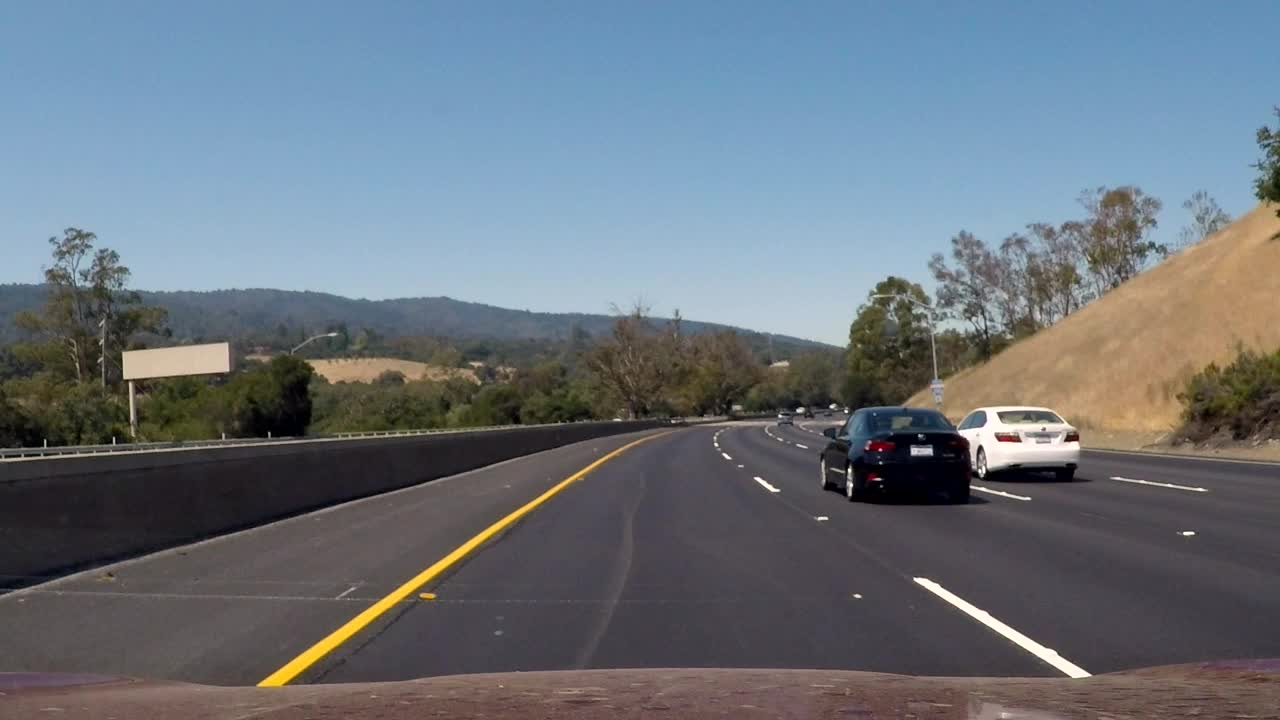
#> input picture test_images/challenge_000001.jpg, 1280 x 720 px; its folder holds only this picture in this run
$ python -i CarND-LaneLines-P1.py   (imports and definitions only)
#> lines starting #> are read from the running program, lines starting #| are printed output that depends on the picture; after the words box and inside, x2 and y2 are one past the last pixel; in counts of white or black regions, pixels touching at a corner belong together

# importing some useful packages
import os
import matplotlib.pyplot as plt
import matplotlib.image as mpimg
import matplotlib.animation as animation
import numpy as np
import cv2

import glob
import scipy as sc
from scipy import stats
from sklearn import linear_model, datasets
import math

# Import everything needed to edit/save/watch video clips
from moviepy.editor import VideoFileClip
from IPython.display import HTML


# Helper Functions


def grayscale(img):
    """Applies the Grayscale transform
    This will return an image with only one color channel
    but NOTE: to see the returned image as grayscale
    (assuming your grayscaled image is called 'gray')
    you should call plt.imshow(gray, cmap='gray')"""

    RGB = cv2.split(img)
    return cv2.addWeighted(RGB[0], 0.5, RGB[1], 0.5, 0.0)

    # return cv2.cvtColor(img, cv2.COLOR_RGB2GRAY)
    # Or use BGR2GRAY if you read an image with cv2.imread()
    # return cv2.cvtColor(img, cv2.COLOR_BGR2GRAY)


def canny(img, low_threshold, high_threshold):
    """Applies the Canny transform"""
    return cv2.Canny(img, low_threshold, high_threshold)


def gaussian_blur(img, kernel_size):
    """Applies a Gaussian Noise kernel"""
    return cv2.GaussianBlur(img, (kernel_size, kernel_size), 0)


def region_of_interest(img, vertices):
    """
    Applies an image mask.

    Only keeps the region of the image defined by the polygon
    formed from `vertices`. The rest of the image is set to black.
    """

    # defining a blank mask to start with
    mask = np.zeros_like(img)

    # defining a 3 channel or 1 channel color to fill the mask with depending on the input image
    if len(img.shape) > 2:
        channel_count = img.shape[2]  # i.e. 3 or 4 depending on your image
        ignore_mask_color = (255,) * channel_count
    else:
        ignore_mask_color = 255

    # filling pixels inside the polygon defined by "vertices" with the fill color
    cv2.fillPoly(mask, vertices, ignore_mask_color)

    # returning the image only where mask pixels are nonzero
    masked_image = cv2.bitwise_and(img, mask)
    return masked_image


def draw_lines(img, lines, color=[255, 0, 0], thickness=2):
    """
    NOTE: this is the function you might want to use as a starting point once you want to
    average/extrapolate the line segments you detect to map out the full
    extent of the lane (going from the result shown in raw-lines-example.mp4
    to that shown in P1_example.mp4).

    Think about things like separating line segments by their
    slope ((y2-y1)/(x2-x1)) to decide which segments are part of the left
    line vs. the right line.  Then, you can average the position of each of
    the lines and extrapolate to the top and bottom of the lane.

    This function draws `lines` with `color` and `thickness`.
    Lines are drawn on the image inplace (mutates the image).
    If you want to make the lines semi-transparent, think about combining
    this function with the weighted_img() function below
    """
    if lines is not None:
        for line in lines:
            for x1, y1, x2, y2 in line:
                cv2.line(img, (x1, y1), (x2, y2), color, thickness)


def hough_lines(img, rho, theta, threshold, min_line_len, max_line_gap, angle_min, angle_max):
    """
    `img` should be the output of a Canny transform.

    Returns an image with hough lines drawn.
    """
    lines = cv2.HoughLinesP(img, rho, theta, threshold, np.array([]), minLineLength=min_line_len, maxLineGap=max_line_gap)
    points = []
    filtered_lines = []
    if lines is not None:
        for line in lines:
            for x1, y1, x2, y2 in line:
                length = math.hypot(x2 - x1, y2 - y1)
                theta = math.atan2((y2 - y1), (x2 - x1))
                if 5 < length and angle_min < theta and theta < angle_max:
                    filtered_lines.append([[x1, y1, x2, y2]])
                    points.extend(devide_points(x1, y1, x2, y2))

    line_img = np.zeros((img.shape[0], img.shape[1], 3), dtype=np.uint8)
    draw_lines(line_img, filtered_lines)

    return line_img, points

# Python 3 has support for cool math symbols.

def weighted_img(img, initial_img, α=0.8, β=1.0, λ=0.0):
    """
    `img` is the output of the hough_lines(), An image with lines drawn on it.
    Should be a blank image (all black) with lines drawn on it.

    `initial_img` should be the image before any processing.

    The result image is computed as follows:

    initial_img * α + img * β + λ
    NOTE: initial_img and img must be the same shape!
    """
    return cv2.addWeighted(initial_img, α, img, β, λ)


# reading in an image
# image = mpimg.imread('test_images/solidWhiteRight.jpg')

# printing out some stats and plotting
# print('This image is:', type(image), 'with dimensions:', image.shape)
# plt.imshow(image)  # if you wanted to show a single color channel image called 'gray', for example, call as plt.imshow(gray, cmap='gray')

# Ideas for Lane Detection Pipeline
# Some OpenCV functions (beyond those introduced in the lesson) that might be useful for this project are:
# cv2.inRange() for color selection
# cv2.fillPoly() for regions selection
# cv2.line() to draw lines on an image given endpoints
# cv2.addWeighted() to coadd / overlay two images cv2.cvtColor() to grayscale or change color cv2.imwrite() to output images to file
# cv2.bitwise_and() to apply a mask to an image
# Check out the OpenCV documentation to learn about these and discover even more awesome functionality!

# TODO: Build your pipeline that will draw lane lines on the test_images
# then save them to the test_images directory.


def devide_points(x1, y1, x2, y2):
    length = math.hypot(x2 - x1, y2 - y1)
    num = int(math.sqrt(length))
    lines = []
    for i in range(0, num):
        lines.append([x1 + i * (x2 - x1) / num,
                      y1 + i * (y2 - y1) / num])
    return lines


def regression_line(points, hrange, color, thickness):

    # transform point list
    x = [d[0] for d in points]
    y = [d[1] for d in points]

    if 30 < len(x):
        # RANSAC regressor
        model_ransac = linear_model.RANSACRegressor(linear_model.LinearRegression(),
                                                    min_samples=24,
                                                    residual_threshold=25,
                                                    # is_data_valid=is_data_valid,
                                                    # random_state=0
                                                    )
        if model_ransac is not None:
            X = np.array(x)
            model_ransac.fit(X[:, np.newaxis], y)
            line_x = np.arange(hrange[0], hrange[1], hrange[1] - hrange[0] - 1)
            line_y = model_ransac.predict(line_x[:, np.newaxis])
            return (int(line_x[0]), int(line_y[0])), (int(line_x[1]), int(line_y[1]))

    return [0, 0], [0, 0]


def process_image(image, weight=0.5):
    # NOTE: The output you return should be a color image (3 channel) for processing video below
    # TODO: put your pipeline here,
    # you should return the final output (image where lines are drawn on lanes)

    # step1: normalize image size
    normalized_image = cv2.resize(image, (1000, 500))

    # Step2: create GrayScale
    gray = grayscale(normalized_image)

    # Step3: Edge Detection
    blur_gray = gaussian_blur(gray, 5)
    edges = canny(blur_gray, 100, 200)

    # Step4: Mask
    left_scope = np.array([[(50,  500),
                            (440, 300),
                            (490, 300),
                            (490, 320),
                            (250, 500)]],
                            dtype=np.int32)
    right_scope = np.array([[(800, 500),
                             (530, 320),
                             (530, 300),
                             (570, 300),
                             (970, 500)]],
                             dtype=np.int32)

    left_masked_image = region_of_interest(edges, left_scope)
    right_masked_image = region_of_interest(edges, right_scope)

    # Step5: Hough-transformation
    left_line_image, left_points = hough_lines(left_masked_image,
                                               rho=10,            # 1 # distance resolution in pixels of the Hough grid
                                               theta=np.pi / 120, # 180 # angular resolution in radians of the Hough grid
                                               threshold=30,      # minimum number of votes (intersections in Hough grid cell)
                                               min_line_len=3,    # 5 #minimum number of pixels making up a line
                                               max_line_gap=1,    # 1 # maximum gap in pixels between connectable line segments
                                               angle_min=-0.45*math.pi,
                                               angle_max=-0.05*math.pi)
    right_line_image, right_points = hough_lines(right_masked_image,
                                                 rho=10,            # 1 # distance resolution in pixels of the Hough grid
                                                 theta=np.pi / 120, # 180 # angular resolution in radians of the Hough grid
                                                 threshold=30,      # minimum number of votes (intersections in Hough grid cell)
                                                 min_line_len=3,    # 5 #minimum number of pixels making up a line
                                                 max_line_gap=1,    # 1 # maximum gap in pixels between connectable line segments
                                                 angle_min=0.05*math.pi,
                                                 angle_max=0.45*math.pi)

    # step6: 2nd line-prediction
    left_p0, left_p1   = regression_line(left_points,  [100, 421], [255, 200, 0], 8)
    right_p0, right_p1 = regression_line(right_points, [600, 901], [200, 255, 0], 8)

    global left_sp0, left_sp1, right_sp0, right_sp1
    if left_sp0[0] == 0 and left_sp0[1] == 0:
        left_sp0 = list(left_p0)
    if right_sp0[0] == 0 and right_sp0[1] == 0:
        right_sp0 = list(right_p0)
    if left_sp1[0] == 0 and left_sp1[1] == 0:
        left_sp1 = list(left_p1)
    if right_sp1[0] == 0 and right_sp1[1] == 0:
        right_sp1 = list(right_p1)

    if left_p0[0] != 0 or left_p0[1] != 0 or left_p1[0] != 0 or left_p1[1] != 0:
        left_sp0[0] = weight * left_sp0[0] + (1.0 - weight) * left_p0[0]
        left_sp0[1] = weight * left_sp0[1] + (1.0 - weight) * left_p0[1]
        left_sp1[0] = weight * left_sp1[0] + (1.0 - weight) * left_p1[0]
        left_sp1[1] = weight * left_sp1[1] + (1.0 - weight) * left_p1[1]

    if right_p0[0] != 0 or right_p0[1] != 0 or right_p1[0] != 0 or right_p1[1] != 0:
        right_sp0[0] = weight * right_sp0[0] + (1.0 - weight) * right_p0[0]
        right_sp0[1] = weight * right_sp0[1] + (1.0 - weight) * right_p0[1]
        right_sp1[0] = weight * right_sp1[0] + (1.0 - weight) * right_p1[0]
        right_sp1[1] = weight * right_sp1[1] + (1.0 - weight) * right_p1[1]

    line_image = np.zeros_like(normalized_image)
    if 0 < weight:
        cv2.line(line_image, (int(left_sp0[0]), int(left_sp0[1])), (int(left_sp1[0]), int(left_sp1[1])), [200, 100, 150], 20)
        cv2.line(line_image, (int(right_sp0[0]), int(right_sp0[1])), (int(right_sp1[0]), int(right_sp1[1])), [200, 100, 150], 20)

    #
    result = weighted_img(line_image, normalized_image, α=0.8, β=1., λ=0.)
    return result


# [45 lines of commented-out code are left out]

left_sp0 = [0, 0]
left_sp1 = [0, 0]
right_sp0 = [0, 0]
right_sp1 = [0, 0]
white_output = 'test_videos_output/solidWhiteRight.mp4'
# [1 line that did not run here, left out]
# [1 line that did not run here, left out]
# [1 line not run here, left out]


left_sp0 = [0, 0]
left_sp1 = [0, 0]
right_sp0 = [0, 0]
right_sp1 = [0, 0]
white_output = 'test_videos_output/solidYellowLeft.mp4'
# [1 line that did not run here, left out]
# [1 line that did not run here, left out]
# [1 line not run here, left out]


left_sp0 = [0, 0]
left_sp1 = [0, 0]
right_sp0 = [0, 0]
right_sp1 = [0, 0]
white_output = 'test_videos_output/challenge.mp4'
# [1 line that did not run here, left out]
# [1 line that did not run here, left out]
# [1 line not run here, left out]

>>> import cv2
>>> picture = cv2.cvtColor(cv2.imread('test_images/challenge_000001.jpg'), cv2.COLOR_BGR2RGB)
>>> result = process_image(picture)
#> in process_image, `normalized_image = cv2.resize(image, (1000, 500))`:
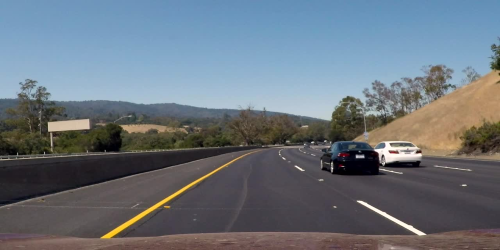
#> normalized_image: shape (500, 1000, 3) (shown at 1/2 size); mean R, G, B 106.4, 115.4, 124.5
#> in grayscale, `return cv2.addWeighted(RGB[0], 0.5, RGB[1], 0.5, 0.0)`:
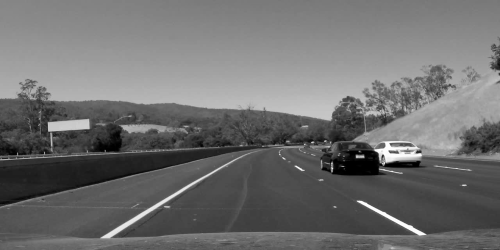
#> returned value: shape (500, 1000) (shown at 1/2 size); min 0, max 255, mean 110.9
#> in canny, `return cv2.Canny(img, low_threshold, high_threshold)`:
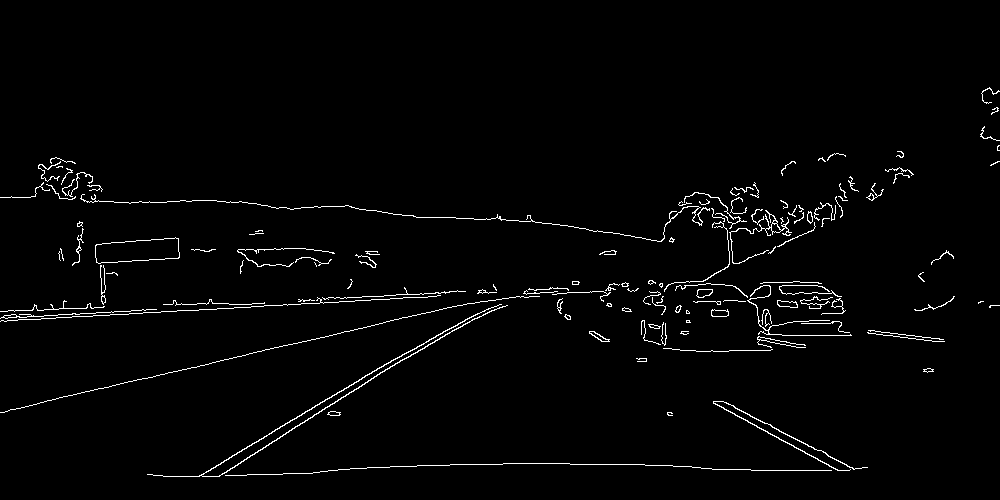
#> returned value: shape (500, 1000); 1.9% white in thin lines or dots, all inside (x1, y1, x2, y2) = (0, 87, 1000, 477)
#> in region_of_interest (call 2), `cv2.fillPoly(mask, vertices, ignore_mask_color)`:
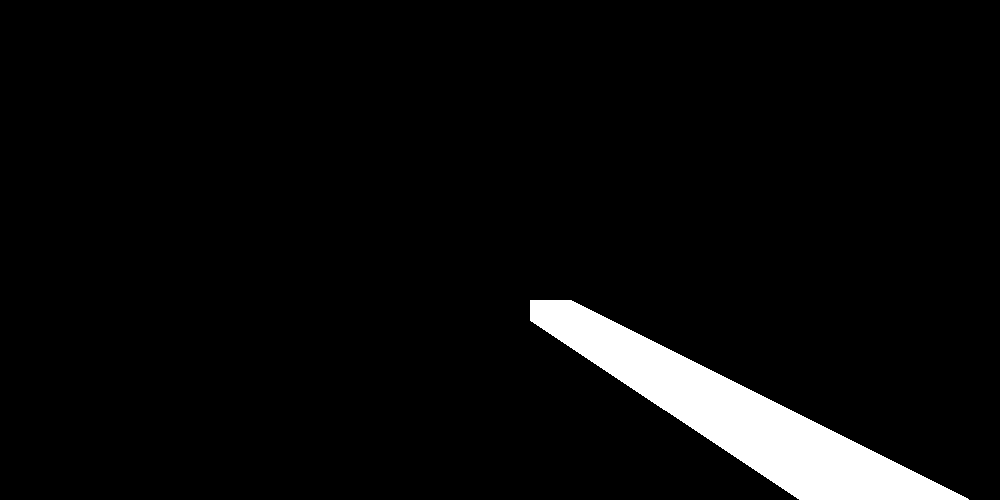
#> mask: shape (500, 1000); 4.8% white; 1 white region, box (x1, y1, x2, y2) and area: (530, 300, 969, 500) 24034
#> in region_of_interest (call 2), `masked_image = cv2.bitwise_and(img, mask)`:
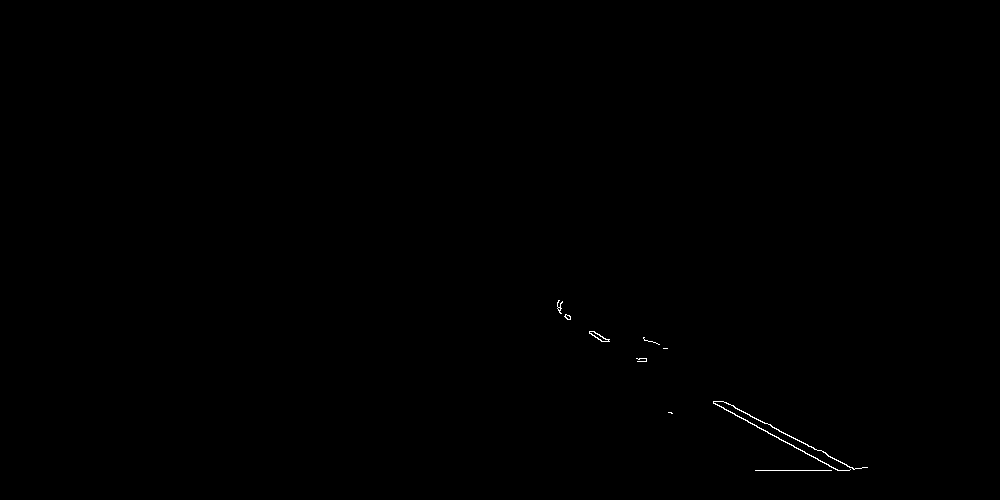
#> masked_image: shape (500, 1000); 0.13% white in thin lines or dots, all inside (x1, y1, x2, y2) = (557, 300, 868, 471)
#> in hough_lines, `lines = cv2.HoughLinesP(img, rho, theta, threshold, np.array([]), minL..`: lines = 60 rows, first 6: [312, 407, 451, 327], [313, 415, 379, 374], [211, 468, 220, 464], [216, 476, 240, 463], [442, 337, 456, 328], [300, 423, 308, 419]
#> the loop in hough_lines, `for line in lines:` made 60 passes
#> line on passes 1 to 8: [[312, 407, 451, 327]], [[313, 415, 379, 374]], [[211, 468, 220, 464]], [[216, 476, 240, 463]], [[442, 337, 456, 328]], [[300, 423, 308, 419]], [[295, 426, 300, 424]], [[454, 330, 467, 322]]
#> after the loop in hough_lines, `for line in lines:`: filtered_lines = 43 items; points = 129 pairs, first value 196 to 486.5, second value 307.5 to 476
#> the loop in draw_lines, `for line in lines:` made 43 passes
#> in process_image, `left_line_image, left_points = hough_lines(left_masked_image, rho=10,`: left_points has the same summary as points in hough_lines
#> in hough_lines (call 2), `lines = cv2.HoughLinesP(img, rho, theta, threshold, np.array([]), minL..`: lines = 22 rows, first 6: [713, 402, 838, 470], [721, 401, 749, 414], [593, 331, 608, 341], [760, 420, 789, 436], [791, 436, 803, 443], [755, 470, 831, 470]
#> the loop in hough_lines (call 2), `for line in lines:` made 22 passes
#> line on passes 1, 2, 3, 4, 5, 7, 9, 10: [[713, 402, 838, 470]], [[721, 401, 749, 414]], [[593, 331, 608, 341]], [[760, 420, 789, 436]], [[791, 436, 803, 443]], [[836, 459, 849, 467]], [[797, 439, 808, 446]], [[594, 335, 598, 339]]
#> the loop in draw_lines (call 2), `for line in lines:` made 17 passes
#> line on passes 1 to 8: [[713, 402, 838, 470]], [[721, 401, 749, 414]], [[593, 331, 608, 341]], [[760, 420, 789, 436]], [[791, 436, 803, 443]], [[836, 459, 849, 467]], [[797, 439, 808, 446]], [[594, 335, 598, 339]]
#> in process_image, `right_line_image, right_points = hough_lines(right_masked_image, rho=10,`: right_points = 61 pairs, first value 589 to 851.5, second value 331 to 467.5
#> in regression_line, `x = [d[0] for d in points]`: x = 129 values, max 486.5 at index 44, min 196 at index 64, mean 332
#> in regression_line, `y = [d[1] for d in points]`: y = 129 values, max 476 at index 23, min 307.5 at index 124, mean 398.8
#> in regression_line, `X = np.array(x)`: X has the same summary as x
#> in process_image, `left_p0, left_p1   = regression_line(left_points,  [100, 421], [255, 2..`: left_p0 = (100, 539); left_p1 = (420, 346)
#> in process_image, `right_p0, right_p1 = regression_line(right_points, [600, 901], [200, 2..`: right_p0 = (600, 334); right_p1 = (900, 496)
#> in process_image, `left_sp0 = list(left_p0)`: left_sp0 = [100, 539]
#> in process_image, `right_sp0 = list(right_p0)`: right_sp0 = [600, 334]
#> in process_image, `left_sp1 = list(left_p1)`: left_sp1 = [420, 346]
#> in process_image, `right_sp1 = list(right_p1)`: right_sp1 = [900, 496]
#> in process_image, `cv2.line(line_image, (int(right_sp0[0]), int(right_sp0[1])), (int(righ..`:
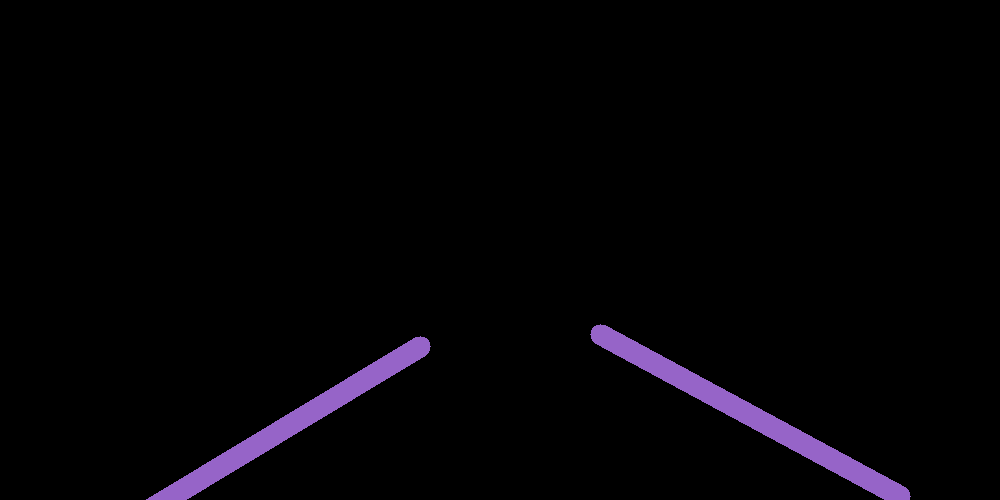
#> line_image: shape (500, 1000, 3); mean of channels 0, 1, 2 5.6, 2.8, 4.2; drawn as B, G, R
#> in weighted_img, `return cv2.addWeighted(initial_img, α, img, β, λ)`:
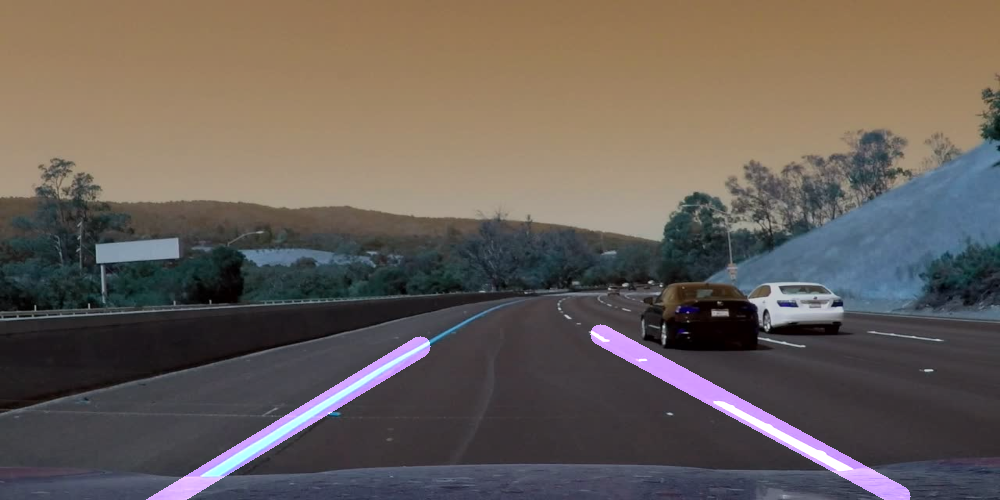
#> returned value: shape (500, 1000, 3); mean of channels 0, 1, 2 89.4, 95, 103.6; drawn as B, G, R
